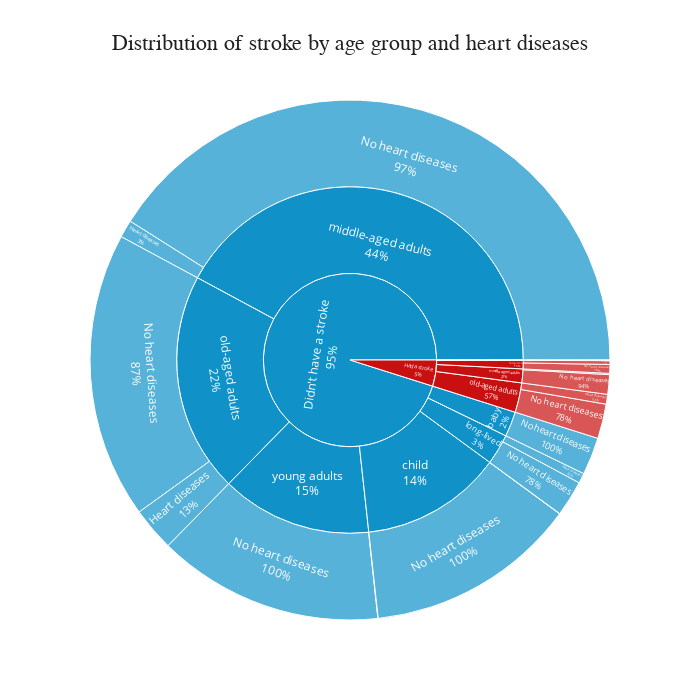

Notebook code cell kept with this figure:
### Markdown cell above
**Affect of age group and heart diseases**

### Code cell
main = stroke.groupby(['age_group', 'heart_disease', 'stroke']).agg({'stroke': 'count'}).rename(columns = {'stroke': 'count'}).reset_index()
ht = {0: 'No heart diseases', 1: 'Heart diseases'}
st = {0: "Didn't have a stroke", 1: "Had a stroke"}
main['heart_disease'] = main['heart_disease'].map(ht)
main['stroke'] = main['stroke'].map(st)

fig = px.sunburst(main, path = ['stroke', 'age_group', 'heart_disease'], values = 'count', color = 'stroke', title = 'Distribution of stroke by age group and heart diseases',
                 color_discrete_map = {"Didn't have a stroke": '#1092c9', "Had a stroke": '#c91010'},
                 width = 700, height = 700)

fig.update_layout(plot_bgcolor = 'white', title_font_family = 'Calibri Black', title_font_color = '#221f1f', title_font_size = 22, title_x = 0.5)

fig.update_traces(textinfo = 'label + percent parent')
                  
fig.show()

### Figure 1 — Plotly figure (JSON) as saved in the notebook; plotly's stock layout.template omitted (floating-point values rounded to 4 significant figures)
{"data": [{"branchvalues": "total", "customdata": [["Didn't have a stroke"], ["Had a stroke"], ["Had a stroke"], ["Had a stroke"], ["Had a stroke"], ["Didn't have a stroke"], ["Had a stroke"], ["Didn't have a stroke"], ["Had a stroke"], ["Had a stroke"], ["Didn't have a stroke"], ["Didn't have a stroke"], ["Didn't have a stroke"], ["Didn't have a stroke"], ["Didn't have a stroke"], ["Didn't have a stroke"], ["Didn't have a stroke"], ["Didn't have a stroke"], ["Had a stroke"], ["Didn't have a stroke"], ["Had a stroke"], ["Didn't have a stroke"], ["Had a stroke"], ["Didn't have a stroke"], ["Had a stroke"], ["Didn't have a stroke"], ["Had a stroke"], ["Didn't have a stroke"], ["Had a stroke"], ["Didn't have a stroke"], ["Didn't have a stroke"], ["Had a stroke"]], "domain": {"x": [0, 1], "y": [0, 1]}, "hovertemplate": "labels=%{label}<br>count=%{value}<br>parent=%{parent}<br>id=%{id}<br>stroke=%{customdata[0]}<extra></extra>", "ids": ["Didn't have a stroke/child/Heart diseases", "Had a stroke/middle-aged adults/No heart diseases", "Had a stroke/long-lived/No heart diseases", "Had a stroke/child/No heart diseases", "Had a stroke/old-aged adults/No heart diseases", "Didn't have a stroke/young adults/Heart diseases", "Had a stroke/baby/No heart diseases", "Didn't have a stroke/old-aged adults/Heart diseases", "Had a stroke/middle-aged adults/Heart diseases", "Had a stroke/long-lived/Heart diseases", "Didn't have a stroke/young adults/No heart diseases", "Didn't have a stroke/baby/No heart diseases", "Didn't have a stroke/child/No heart diseases", "Didn't have a stroke/middle-aged adults/Heart diseases", "Didn't have a stroke/long-lived/No heart diseases", "Didn't have a stroke/middle-aged adults/No heart diseases", "Didn't have a stroke/long-lived/Heart diseases", "Didn't have a stroke/old-aged adults/No heart diseases", "Had a stroke/old-aged adults/Heart diseases", "Didn't have a stroke/baby", "Had a stroke/baby", "Didn't have a stroke/child", "Had a stroke/child", "Didn't have a stroke/long-lived", "Had a stroke/long-lived", "Didn't have a stroke/middle-aged adults", "Had a stroke/middle-aged adults", "Didn't have a stroke/old-aged adults", "Had a stroke/old-aged adults", "Didn't have a stroke/young adults", "Didn't have a stroke", "Had a stroke"], "labels": ["Heart diseases", "No heart diseases", "No heart diseases", "No heart diseases", "No heart diseases", "Heart diseases", "No heart diseases", "Heart diseases", "Heart diseases", "Heart diseases", "No heart diseases", "No heart diseases", "No heart diseases", "Heart diseases", "No heart diseases", "No heart diseases", "Heart diseases", "No heart diseases", "Heart diseases", "baby", "baby", "child", "child", "long-lived", "long-lived", "middle-aged adults", "middle-aged adults", "old-aged adults", "old-aged adults", "young adults", "Didn't have a stroke", "Had a stroke"], "marker": {"colors": ["#1092c9", "#c91010", "#c91010", "#c91010", "#c91010", "#1092c9", "#c91010", "#1092c9", "#c91010", "#c91010", "#1092c9", "#1092c9", "#1092c9", "#1092c9", "#1092c9", "#1092c9", "#1092c9", "#1092c9", "#c91010", "#1092c9", "#c91010", "#1092c9", "#c91010", "#1092c9", "#c91010", "#1092c9", "#c91010", "#1092c9", "#c91010", "#1092c9", "#1092c9", "#c91010"]}, "name": "", "parents": ["Didn't have a stroke/child", "Had a stroke/middle-aged adults", "Had a stroke/long-lived", "Had a stroke/child", "Had a stroke/old-aged adults", "Didn't have a stroke/young adults", "Had a stroke/baby", "Didn't have a stroke/old-aged adults", "Had a stroke/middle-aged adults", "Had a stroke/long-lived", "Didn't have a stroke/young adults", "Didn't have a stroke/baby", "Didn't have a stroke/child", "Didn't have a stroke/middle-aged adults", "Didn't have a stroke/long-lived", "Didn't have a stroke/middle-aged adults", "Didn't have a stroke/long-lived", "Didn't have a stroke/old-aged adults", "Had a stroke/old-aged adults", "Didn't have a stroke", "Had a stroke", "Didn't have a stroke", "Had a stroke", "Didn't have a stroke", "Had a stroke", "Didn't have a stroke", "Had a stroke", "Didn't have a stroke", "Had a stroke", "Didn't have a stroke", "", ""], "textinfo": "label+percent parent", "type": "sunburst", "values": [1, 62, 28, 1, 110, 1, 1, 139, 4, 12, 718, 119, 674, 56, 114, 2097, 32, 910, 31, 119, 1, 675, 1, 146, 40, 2153, 66, 1049, 141, 719, 4861, 249], "level": "164122"}], "layout": {"height": 700, "legend": {"tracegroupgap": 0}, "plot_bgcolor": "white", "title": {"font": {"color": "#221f1f", "family": "Calibri Black", "size": 22}, "text": "Distribution of stroke by age group and heart diseases", "x": 0.5}, "width": 700}}
